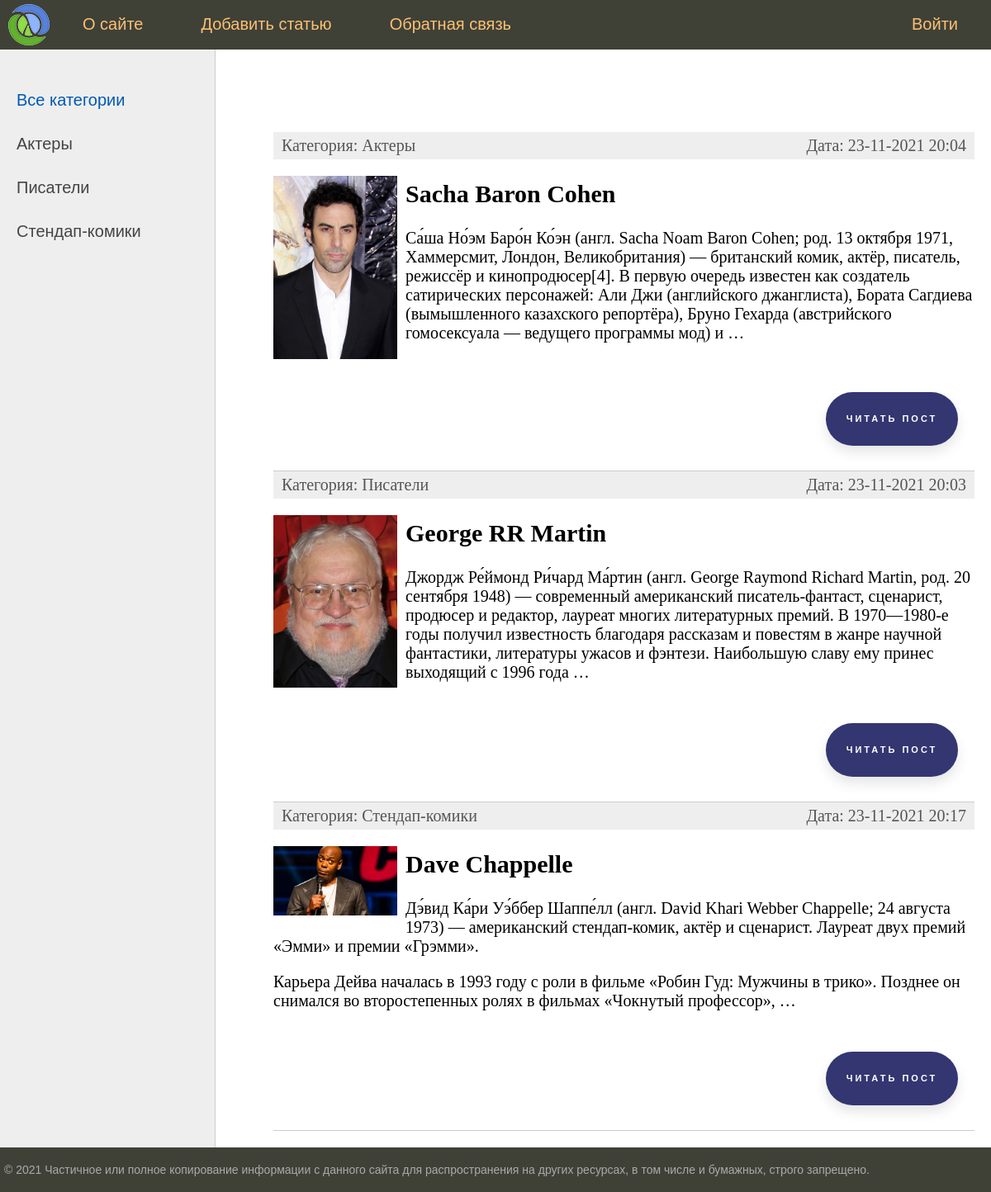
The app's page /, older data.
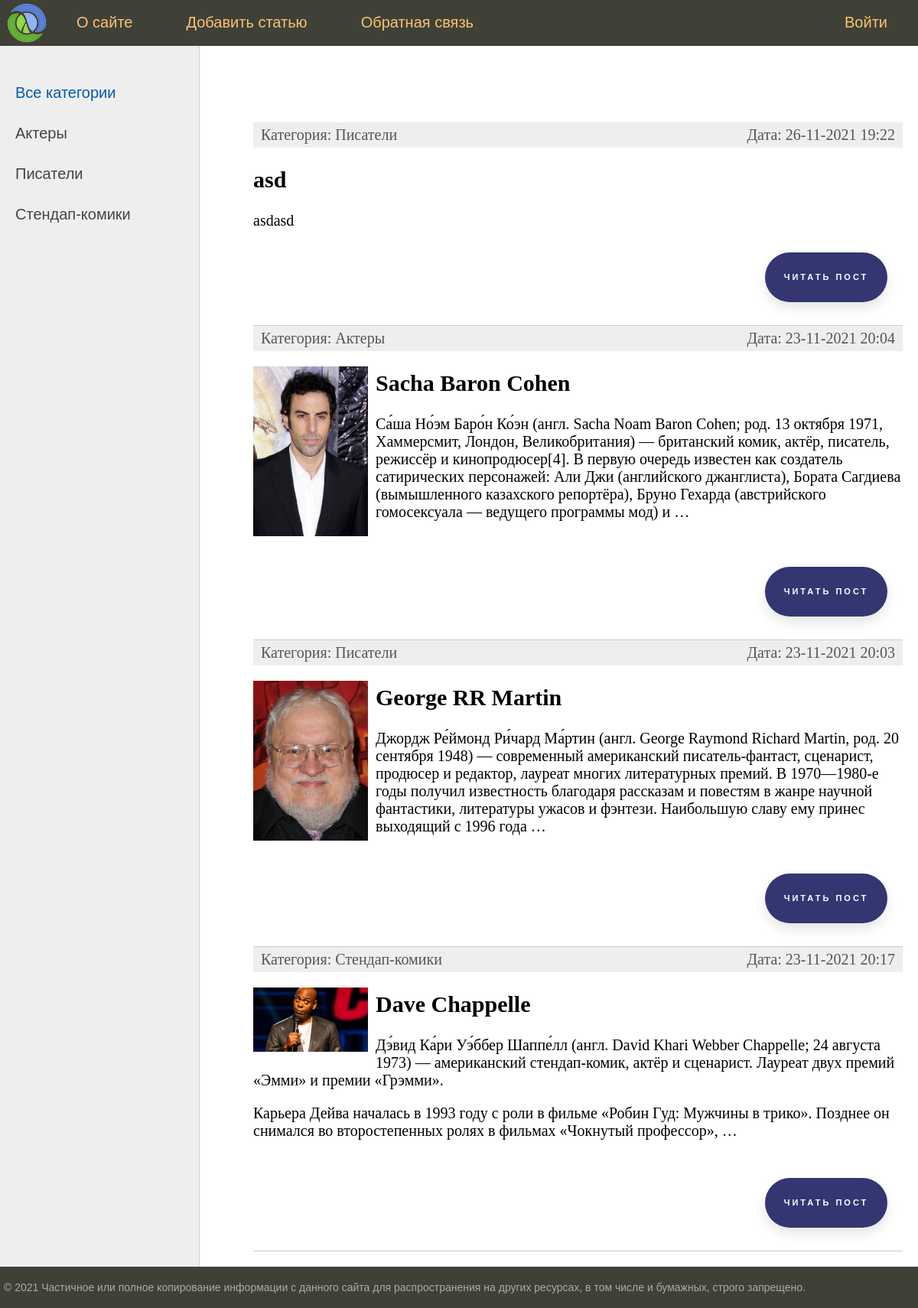
The same page, newer data.
### stars/models.py (models this page shows, shortened)
class Category(models.Model):
    name = models.CharField(max_length=100, db_index=True, verbose_name='Название категории')
    slug = models.SlugField(max_length=255, unique=True, db_index=True, verbose_name='CAT_URL')
    def __str__(self):
        return self.name
    def get_absolute_url(self):
        return reverse('category', kwargs={'cat_id': self.pk})
    class Meta:
        verbose_name_plural = "Категории"
        verbose_name = "Категория"
        ordering = ['id']

class Celebrities(models.Model):
    title = models.CharField(max_length=255, verbose_name='Заголовок')
    slug = models.SlugField(max_length=255, unique=True, db_index=True, verbose_name='URL')
    text = models.TextField(blank=True, verbose_name='Текст статьи')
    photo = models.ImageField(upload_to="photos/%Y/%m/%d", null=True, verbose_name='Фото')
    time_create = models.DateTimeField(auto_now_add=True, verbose_name='Время создания')
    time_update = models.DateTimeField(auto_now=True, verbose_name='Время обновления')
    is_published = models.BooleanField(default=True, verbose_name='Опубликовано')
    cat = models.ForeignKey('Category', on_delete=models.PROTECT, verbose_name='Категория')
    def get_absolute_url(self):
        return reverse('show_post_page', kwargs={'post_slug': self.slug})
    class Meta:
        verbose_name_plural = "Знаменитости"
        verbose_name = "Знаменитость"
        ordering = ['-time_create']

### stars/views.py (the view)
# urls.py: path('', index, name='home'),
def index(request):
    posts = Celebrities.objects.all()  # получаем все записи с бд, модель Celebrity
    context = {
        'menu': menu,
        'title': 'Домашнаяя страница',
        'posts': posts,
        'cat_selected': 0,
    }
    return render(request, 'stars/index.html', context=context)

### stars/templatetags/stars_tags.py (called while the page is built)
@register.simple_tag()
def get_categories():
    return Category.objects.all()

### stars/templates/stars/index.html (shortened to what this page needs)
{% extends 'stars/base.html' %}
{% block content %}
    <ul class="list-articles">
        {% for p in posts %}
            <li>
                <div class="article-panel">
                    <p class="first">Категория: {{ p.cat }}</p>
                    <p class="last">Дата: {{ p.time_update|date:"d-m-Y H:i" }}</p>
                </div>
                {% if p.photo %}
                    <p><img class="img-article-left thumb" src="{{ p.photo.url }}" alt="Img"></p>
                {% endif %}
                <h2>{{ p.title }}</h2>
                {% autoescape on %}
                    {{ p.text|linebreaks|truncatewords:50 }}
                {% endautoescape %}
                <p class="link-read-post"><a href="{{ p.get_absolute_url }}" class="floating-button">Читать пост</a></p>
            </li>
        {% endfor %}
    </ul>
{% endblock %}

### stars/templates/stars/base.html (shortened to what this page needs)
{% load static %}
{% load stars_tags %}
<!DOCTYPE html>
<html lang="RU">
<head>
    <link type="text/css" href="{% static 'stars/css/styles.css' %}" rel="stylesheet"/>
</head>
<body>
<table class="table-page" border=0 cellpadding="0" cellspacing="0">
    <tr>
        <td valign=top>
            {% block mainmenu %}
                <div class="header">
                    <ul id="mainmenu" class="mainmenu">
                        <li class="logo"><a href="{% url 'home' %}">
                            <div class="logo"></div>
                        </a></li>
                        {% for m in menu %}
                            {% if not forloop.last %}
                                <li><a href="{% url m.url_name %}">{{ m.title }}</a></li>
                            {% else %}
                                <li class="last"><a href="{% url m.url_name %}">{{ m.title }}</a></li>
                            {% endif %}
                        {% endfor %}
                    </ul>
                </div>
            {% endblock mainmenu %}
            <table class="table-content" border=0 cellpadding="0" cellspacing="0">
                <tr>
                    <td valign="top" class="left-chapters">
                        <ul id="leftchapters">
                            {% if cat_selected == 0 %}
                                <li class="selected">Все категории</li>
                            {% else %}
                                <li><a href="{% url 'home' %}">Все категории</a></li>
                            {% endif %}
                            {% get_categories as categories %}
                            {% for c in categories %}
                                {% if c.pk == cat_selected %}
                                    <li class="selected">{{ c.name }}</li>
                                {% else %}
                                    <li><a href="{{ c.get_absolute_url }}">{{ c.name }}</a></li>
                                {% endif %}
                            {% endfor %}
                        </ul>
                    </td>
                    <td valign="top" class="content">
                        <div class="content-text">
                            {% block content %}
                            {% endblock %}
                        </div>
                    </td>
                </tr>
            </table>
        </td>
    </tr>
    <tr>
        <td valign=top>
            <div id="footer">
                <p>&copy; 2021 Частичное или полное копирование информации с данного сайта для распространения на других
                    ресурсах, в том числе и бумажных, строго запрещено.</p>
            </div>
        </td>
    </tr>
</table>
</body>
</html>

Row changes from the older to the newer data that the page shows:
added Celebrities: cat "Писатели", time_update "26-11-2021 19:22", title "asd", text "asdasd"
